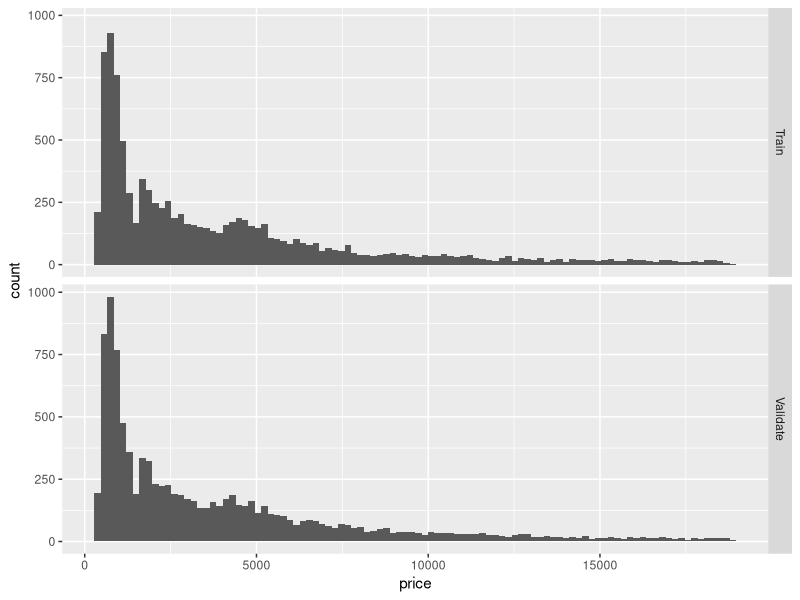
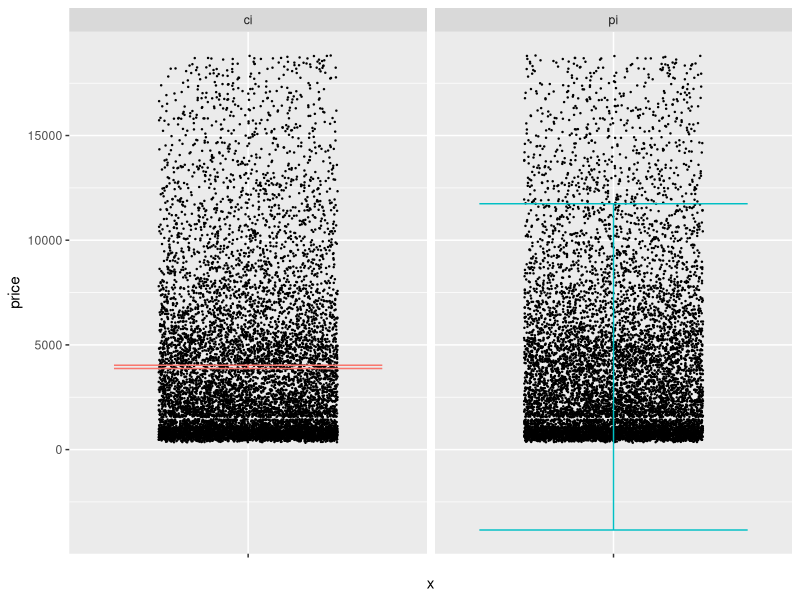

Here is the R script that generated these plots, in order:
## ---- chunk 1
library(tidyverse)
library(modelr)
library(broom)

## Helper function to compute uncertainty bounds
add_uncertainties <- function(data, model, prefix = "pred", ...) {
  df_fit <-
    stats::predict(model, data, ...) %>%
    as_tibble() %>%
    rename_with(~ str_c(prefix, "_", .))

  bind_cols(data, df_fit)
}
## ---- chunk 2
## NOTE: No need to edit this setup
mu <- 1  # Normal mean
sd <- 2  # Normal variance
n <- 400 # Number of samples

ci_lwr <- mu - 1.96 * sd / sqrt(n)
ci_upr <- mu + 1.96 * sd / sqrt(n)
## TODO: Use the equations above to compute a prediction interval for the
##       normal distribution rnorm(mean = mu, sd = sd)
pi_lwr <- mu - 1.96 * sd
pi_upr <- mu + 1.96 * sd
## ---- chunk 3
## NOTE: No need to change this
assertthat::assert_that(abs(pi_lwr + 2.92) <= 1e-6)
assertthat::assert_that(abs(pi_upr - 4.92) <= 1e-6)

print("Well done!")
## ---- chunk 4
## NOTE: No need to edit this setup
# Create a test-validate split
set.seed(101)
diamonds_randomized <-
  diamonds %>%
  slice(sample(dim(diamonds)[1]))

diamonds_train <-
  diamonds_randomized %>%
  slice(1:10000)

diamonds_validate <-
  diamonds_randomized %>%
  slice(10001:20000)
## ---- chunk 5
## NOTE: No need to edit this chunk
bind_rows(
  diamonds_train %>% mutate(source = "Train"),
  diamonds_validate %>% mutate(source = "Validate")
) %>%

  ggplot(aes(price)) +
  geom_histogram(bins = 100) +

  facet_grid(source ~ .)
## ---- chunk 6
## TODO: Estimate CI and PI using the formulas from q1, use diamonds_train
##       and assign your estimates to columns ci_lwr, ci_upr, pi_lwr, pi_upr
df_q2 <- diamonds_train %>%
  summarize(
    ci_lwr = mean(price) - 1.96 * sd(price) / sqrt(10000),
    ci_upr = mean(price) + 1.96 * sd(price) / sqrt(10000),
    pi_lwr = mean(price) - 1.96 * sd(price),
    pi_upr = mean(price) + 1.96 * sd(price)
  )

df_q2
## ---- chunk 7
## NOTE: No need to edit this chunk
df_q2 %>%
  pivot_longer(
    names_to = c("type", ".value"),
    names_sep = "_",
    cols = everything()
  ) %>%

  ggplot() +
  geom_point(
    data = diamonds_validate,
    mapping = aes(x = "", y = price),
    position = position_jitter(width = 0.3),
    size = 0.2
  ) +
  geom_errorbar(aes(x = "", ymin = lwr, ymax = upr, color = type)) +

  guides(color = FALSE) +
  facet_grid(~ type)
## ---- chunk 8
## TODO: Devise a test to see if your CI and PI are correctly reflecting
##       the diamonds population; use diamonds_validation in your testing
diamonds_validate %>%
  summarize(mean_price = mean(price))

cross_join(
  diamonds_validate,
  df_q2 %>% select(pi_lwr, pi_upr)
) %>%
  summarize(price_fraction = mean(pi_lwr <= price & pi_upr >= price))
